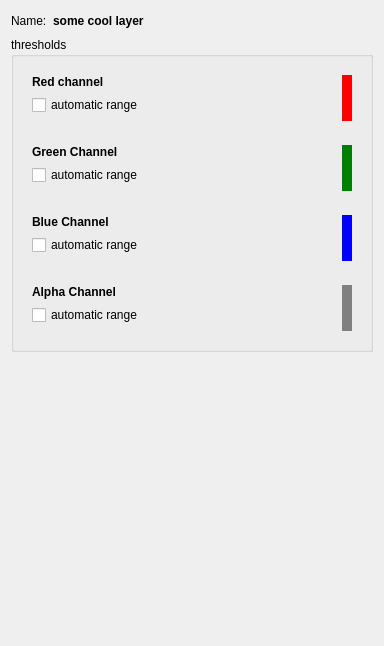
<?xml version="1.0" encoding="UTF-8"?>
<ui version="4.0">
 <class>Dialog</class>
 <widget class="QDialog" name="Dialog">
  <property name="geometry">
   <rect>
    <x>0</x>
    <y>0</y>
    <width>384</width>
    <height>646</height>
   </rect>
  </property>
  <property name="sizePolicy">
   <sizepolicy hsizetype="Preferred" vsizetype="Minimum">
    <horstretch>0</horstretch>
    <verstretch>0</verstretch>
   </sizepolicy>
  </property>
  <property name="windowTitle">
   <string>RGBA layer thresholds</string>
  </property>
  <layout class="QVBoxLayout" name="verticalLayout_6">
   <item>
    <layout class="QHBoxLayout" name="horizontalLayout_5">
     <item>
      <widget class="QLabel" name="label">
       <property name="text">
        <string>Name:</string>
       </property>
      </widget>
     </item>
     <item>
      <widget class="QLabel" name="_layerLabel">
       <property name="text">
        <string>&lt;b&gt;some cool layer&lt;/b&gt;</string>
       </property>
      </widget>
     </item>
     <item>
      <spacer name="horizontalSpacer">
       <property name="orientation">
        <enum>Qt::Horizontal</enum>
       </property>
       <property name="sizeHint" stdset="0">
        <size>
         <width>40</width>
         <height>20</height>
        </size>
       </property>
      </spacer>
     </item>
    </layout>
   </item>
   <item>
    <widget class="QGroupBox" name="_thresholdsGroup">
     <property name="title">
      <string>thresholds</string>
     </property>
     <layout class="QVBoxLayout" name="verticalLayout_5">
      <item>
       <widget class="QWidget" name="redChannel" native="true">
        <property name="sizePolicy">
         <sizepolicy hsizetype="Preferred" vsizetype="Minimum">
          <horstretch>0</horstretch>
          <verstretch>0</verstretch>
         </sizepolicy>
        </property>
        <layout class="QHBoxLayout" name="horizontalLayout">
         <item>
          <layout class="QVBoxLayout" name="verticalLayout">
           <item>
            <widget class="QLabel" name="redAutoRange_2">
             <property name="text">
              <string>&lt;b&gt;Red channel&lt;/b&gt;</string>
             </property>
            </widget>
           </item>
           <item>
            <widget class="QCheckBox" name="redAutoRange">
             <property name="text">
              <string>automatic range</string>
             </property>
            </widget>
           </item>
           <item>
            <widget class="ThresholdingWidget" name="redChannelThresholdingWidget"/>
           </item>
          </layout>
         </item>
         <item>
          <widget class="QWidget" name="widget" native="true">
           <property name="sizePolicy">
            <sizepolicy hsizetype="Fixed" vsizetype="Preferred">
             <horstretch>0</horstretch>
             <verstretch>0</verstretch>
            </sizepolicy>
           </property>
           <property name="minimumSize">
            <size>
             <width>10</width>
             <height>0</height>
            </size>
           </property>
           <property name="styleSheet">
            <string notr="true">background: red</string>
           </property>
          </widget>
         </item>
        </layout>
       </widget>
      </item>
      <item>
       <widget class="QWidget" name="greenChannel" native="true">
        <property name="sizePolicy">
         <sizepolicy hsizetype="Preferred" vsizetype="Minimum">
          <horstretch>0</horstretch>
          <verstretch>0</verstretch>
         </sizepolicy>
        </property>
        <layout class="QHBoxLayout" name="horizontalLayout_2">
         <item>
          <layout class="QVBoxLayout" name="verticalLayout_2">
           <item>
            <widget class="QLabel" name="label_3">
             <property name="text">
              <string>&lt;b&gt;Green Channel&lt;/b&gt;</string>
             </property>
            </widget>
           </item>
           <item>
            <widget class="QCheckBox" name="greenAutoRange">
             <property name="text">
              <string>automatic range</string>
             </property>
            </widget>
           </item>
           <item>
            <widget class="ThresholdingWidget" name="greenChannelThresholdingWidget"/>
           </item>
          </layout>
         </item>
         <item>
          <widget class="QWidget" name="widget_2" native="true">
           <property name="sizePolicy">
            <sizepolicy hsizetype="Fixed" vsizetype="Preferred">
             <horstretch>0</horstretch>
             <verstretch>0</verstretch>
            </sizepolicy>
           </property>
           <property name="minimumSize">
            <size>
             <width>10</width>
             <height>0</height>
            </size>
           </property>
           <property name="styleSheet">
            <string notr="true">background: green</string>
           </property>
          </widget>
         </item>
        </layout>
       </widget>
      </item>
      <item>
       <widget class="QWidget" name="blueChannel" native="true">
        <property name="sizePolicy">
         <sizepolicy hsizetype="Preferred" vsizetype="Minimum">
          <horstretch>0</horstretch>
          <verstretch>0</verstretch>
         </sizepolicy>
        </property>
        <layout class="QHBoxLayout" name="horizontalLayout_3">
         <item>
          <layout class="QVBoxLayout" name="verticalLayout_3">
           <item>
            <widget class="QLabel" name="label_5">
             <property name="text">
              <string>&lt;b&gt;Blue Channel&lt;/b&gt;</string>
             </property>
            </widget>
           </item>
           <item>
            <widget class="QCheckBox" name="blueAutoRange">
             <property name="text">
              <string>automatic range</string>
             </property>
            </widget>
           </item>
           <item>
            <widget class="ThresholdingWidget" name="blueChannelThresholdingWidget"/>
           </item>
          </layout>
         </item>
         <item>
          <widget class="QWidget" name="widget_3" native="true">
           <property name="sizePolicy">
            <sizepolicy hsizetype="Fixed" vsizetype="Preferred">
             <horstretch>0</horstretch>
             <verstretch>0</verstretch>
            </sizepolicy>
           </property>
           <property name="minimumSize">
            <size>
             <width>10</width>
             <height>0</height>
            </size>
           </property>
           <property name="styleSheet">
            <string notr="true">background: blue</string>
           </property>
          </widget>
         </item>
        </layout>
       </widget>
      </item>
      <item>
       <widget class="QWidget" name="alphaChannel" native="true">
        <property name="sizePolicy">
         <sizepolicy hsizetype="Preferred" vsizetype="Minimum">
          <horstretch>0</horstretch>
          <verstretch>0</verstretch>
         </sizepolicy>
        </property>
        <layout class="QHBoxLayout" name="horizontalLayout_4">
         <item>
          <layout class="QVBoxLayout" name="verticalLayout_4">
           <item>
            <widget class="QLabel" name="label_6">
             <property name="text">
              <string>&lt;b&gt;Alpha Channel&lt;/b&gt;</string>
             </property>
            </widget>
           </item>
           <item>
            <widget class="QCheckBox" name="alphaAutoRange">
             <property name="text">
              <string>automatic range</string>
             </property>
            </widget>
           </item>
           <item>
            <widget class="ThresholdingWidget" name="alphaChannelThresholdingWidget"/>
           </item>
          </layout>
         </item>
         <item>
          <widget class="QWidget" name="widget_4" native="true">
           <property name="sizePolicy">
            <sizepolicy hsizetype="Fixed" vsizetype="Preferred">
             <horstretch>0</horstretch>
             <verstretch>0</verstretch>
            </sizepolicy>
           </property>
           <property name="minimumSize">
            <size>
             <width>10</width>
             <height>0</height>
            </size>
           </property>
           <property name="styleSheet">
            <string notr="true">background: gray</string>
           </property>
          </widget>
         </item>
        </layout>
       </widget>
      </item>
     </layout>
    </widget>
   </item>
   <item>
    <spacer name="verticalSpacer">
     <property name="orientation">
      <enum>Qt::Vertical</enum>
     </property>
     <property name="sizeHint" stdset="0">
      <size>
       <width>10</width>
       <height>0</height>
      </size>
     </property>
    </spacer>
   </item>
  </layout>
 </widget>
 <customwidgets>
  <customwidget>
   <class>ThresholdingWidget</class>
   <extends>QWidget</extends>
   <header>volumina.widgets.thresholdingWidget</header>
  </customwidget>
 </customwidgets>
 <resources/>
 <connections/>
</ui>
